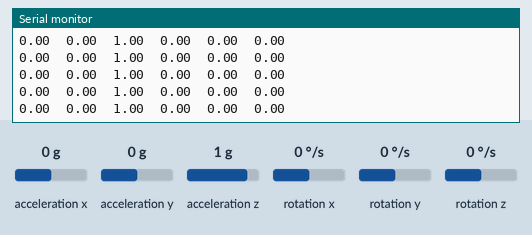
Bench run of a sketch on a simulated Arduino Nano 33 IoT. On the bench: the last lines printed to the serial monitor. The test bench sets the inputs (shaded band); at power-on: acceleration x 0 g, acceleration y 0 g, acceleration z 1 g, rotation x 0 °/s, rotation y 0 °/s, rotation z 0 °/s.

Above: at 1.2 s.
1.3 s: acceleration x set to -1.4 g
At 2.1 s:
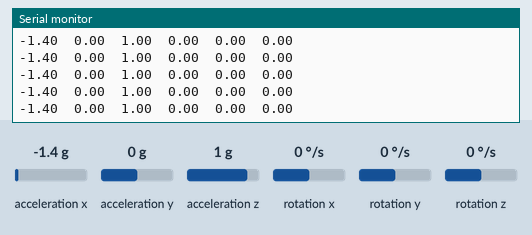
2.8 s: acceleration y set to -1.4 g
At 3.3 s:
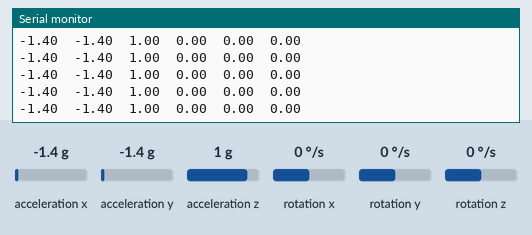
4.3 s: acceleration z set to -1.4 g
At 4.8 s:
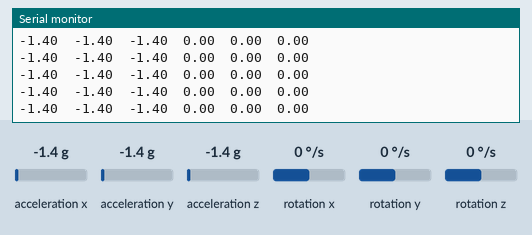

The sketch:

accel_gyro.ino
```cpp
/*
  Accelerometer and Gyroscope Reader

  Logs and displays all IMU data

  Adapted from SimpleGyroscope and SimpleAccelerometer examples on IMU

  by Alexandra Kwon (UID: 205290932) for ECE M119
*/

//Include the library for accessing the data
#include <Arduino_LSM6DS3.h>

void setup() {
  //Initialize IMU
  Serial.begin(9600);
  while (!Serial);

  if (!IMU.begin()) {
    Serial.println("Failed to initialize IMU!");

    while (1);
  }

  //Print basic information on IMU
  Serial.print("Accelerometer sample rate = ");
  Serial.print(IMU.accelerationSampleRate());
  Serial.println(" Hz");
  Serial.println();
  Serial.print("Gyroscope sample rate = ");
  Serial.print(IMU.gyroscopeSampleRate());
  Serial.println(" Hz");
  Serial.println();
  Serial.println("Acceleration in g's (AX, AY, AZ) and Gyroscope in degrees/second (GX, GY, GZ)");
  Serial.println("AX\tAY\tAZ\tGX\tGY\tGZ");

}

void loop() {
  //Define variables to hold imu data
  float ax, ay, az, gx, gy, gz;

  //Print data for accelerometer and gyroscope if it's available
  if (IMU.accelerationAvailable() && IMU.gyroscopeAvailable()) {
    IMU.readAcceleration(ax, ay, az);
    IMU.readGyroscope(gx, gy, gz);

    Serial.print(ax);
    Serial.print('\t');
    Serial.print(ay);
    Serial.print('\t');
    Serial.print(az);
    Serial.print('\t');
    Serial.print(gx);
    Serial.print('\t');
    Serial.print(gy);
    Serial.print('\t');
    Serial.println(gz);
  }
}
```

Measured:
- after the input at 1.3 s, the serial monitor: prints a new line at once (image 1)
- after the input at 2.8 s, the serial monitor: prints a new line at once (image 2)
- after the input at 4.3 s, the serial monitor: prints a new line at once (image 3)
